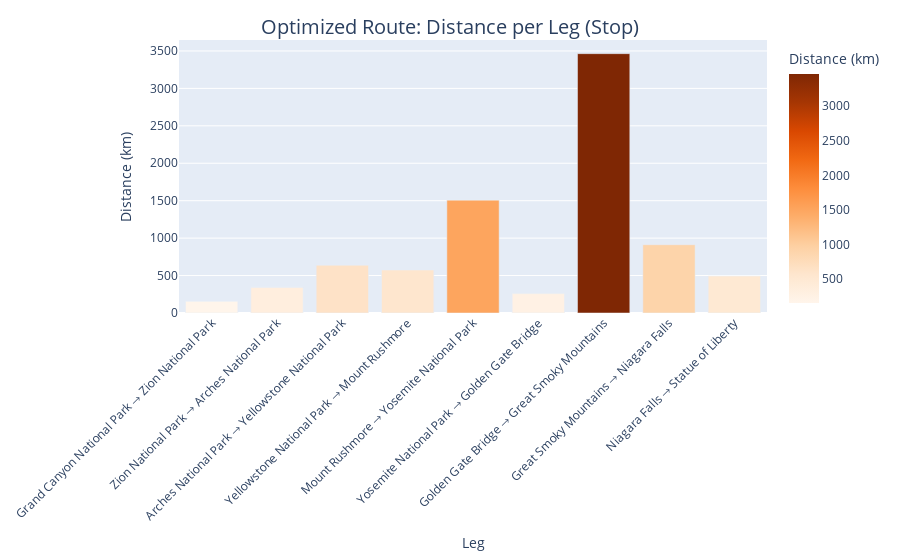

This figure's notebook cell:
### Markdown cell above
The graph above is a comparision between two travel routes for the selected top 10 landmarks and natural attractions on a map of the United States -- a randomly selected route and an optimized route (smallest distance route) between those 10 places.

The route comparision visualization clearly demonstrates the significant impact of optimization on travel distance.
From two routes compared:
- A randomly generated route covered a total distance of 13,005.42 km.
- An optimized route minimized the travel distance to 8,344.50 km. 

This resulted in reduction of approximately 4660 km reflecting an efficiancy gain of over 35%. The optimization process was completed in just 0.04 seconds, indicating the use of a highly efficient algorithm suitable for real-time applications and showcasing how route optimization can be useful for saving time, fuel, and money in real-life travel or delivery planning.

### Code cell
# Bar Chart (Distance per Leg)

fig_bar = px.bar(
    leg_dists_df,
    x='Leg',
    y='Distance_km',
    color='Distance_km',
    color_continuous_scale=px.colors.sequential.Oranges,
    hover_data={'Distance_km': ':.1f'},
    title='Optimized Route: Distance per Leg',
    labels={'Distance_km': 'Distance (km)'},
).update_layout(
    title={'text': "Optimized Route: Distance per Leg (Stop)", 'x': 0.5, 'xanchor': 'center', 'yanchor': 'top', 'font': {'size': 20}},
    xaxis_tickangle=-45, 
    margin=dict(t=40, b=150),
    )
fig_bar.show()

### Figure 1 — Plotly figure (JSON) as saved in the notebook; plotly's stock layout.template omitted (floating-point values rounded to 4 significant figures)
{"data": [{"alignmentgroup": "True", "hovertemplate": "Leg=%{x}<br>Distance (km)=%{marker.color:.1f}<extra></extra>", "legendgroup": "", "marker": {"color": [155.6, 341.2, 638.5, 573.5, 1507.0, 258.8, 3464.0, 912.0, 493.6], "coloraxis": "coloraxis", "pattern": {"shape": ""}}, "name": "", "offsetgroup": "", "orientation": "v", "showlegend": false, "textposition": "auto", "type": "bar", "x": ["Grand Canyon National Park → Zion National Park", "Zion National Park → Arches National Park", "Arches National Park → Yellowstone National Park", "Yellowstone National Park → Mount Rushmore", "Mount Rushmore → Yosemite National Park", "Yosemite National Park → Golden Gate Bridge", "Golden Gate Bridge → Great Smoky Mountains", "Great Smoky Mountains → Niagara Falls", "Niagara Falls → Statue of Liberty"], "xaxis": "x", "y": [155.6, 341.2, 638.5, 573.5, 1507.0, 258.8, 3464.0, 912.0, 493.6], "yaxis": "y"}], "layout": {"barmode": "relative", "coloraxis": {"colorbar": {"title": {"text": "Distance (km)"}}, "colorscale": [[0, "rgb(255,245,235)"], [0.125, "rgb(254,230,206)"], [0.25, "rgb(253,208,162)"], [0.375, "rgb(253,174,107)"], [0.5, "rgb(253,141,60)"], [0.625, "rgb(241,105,19)"], [0.75, "rgb(217,72,1)"], [0.875, "rgb(166,54,3)"], [1, "rgb(127,39,4)"]]}, "legend": {"tracegroupgap": 0}, "margin": {"b": 150, "t": 40}, "title": {"font": {"size": 20}, "text": "Optimized Route: Distance per Leg (Stop)", "x": 0.5, "xanchor": "center", "yanchor": "top"}, "xaxis": {"anchor": "y", "domain": [0, 1], "tickangle": -45, "title": {"text": "Leg"}}, "yaxis": {"anchor": "x", "domain": [0, 1], "title": {"text": "Distance (km)"}}}}
